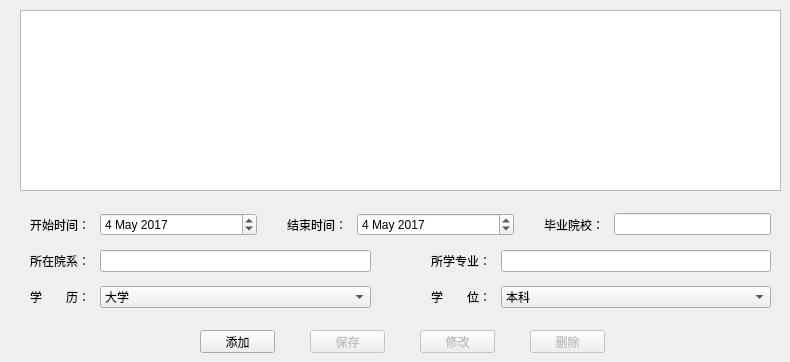
   <widget class="QWidget" name="tab_9">
    <attribute name="title">
     <string>学历教育</string>
    </attribute>
    <widget class="QPushButton" name="btn_academic_add">
     <property name="geometry">
      <rect>
       <x>200</x>
       <y>330</y>
       <width>75</width>
       <height>23</height>
      </rect>
     </property>
     <property name="text">
      <string>添加</string>
     </property>
     <property name="autoDefault">
      <bool>false</bool>
     </property>
    </widget>
    <widget class="QPushButton" name="btn_academic_delete">
     <property name="enabled">
      <bool>false</bool>
     </property>
     <property name="geometry">
      <rect>
       <x>530</x>
       <y>330</y>
       <width>75</width>
       <height>23</height>
      </rect>
     </property>
     <property name="text">
      <string>删除</string>
     </property>
     <property name="autoDefault">
      <bool>false</bool>
     </property>
    </widget>
    <widget class="QWidget" name="verticalLayoutWidget_13">
     <property name="geometry">
      <rect>
       <x>20</x>
       <y>200</y>
       <width>761</width>
       <height>121</height>
      </rect>
     </property>
     <layout class="QVBoxLayout" name="verticalLayout_13">
      <property name="leftMargin">
       <number>10</number>
      </property>
      <property name="topMargin">
       <number>5</number>
      </property>
      <property name="rightMargin">
       <number>10</number>
      </property>
      <property name="bottomMargin">
       <number>5</number>
      </property>
      <item>
       <layout class="QHBoxLayout" name="horizontalLayout_225" stretch="1,1,1">
        <property name="spacing">
         <number>30</number>
        </property>
        <item>
         <layout class="QHBoxLayout" name="horizontalLayout_226" stretch="1,3">
          <property name="spacing">
           <number>10</number>
          </property>
          <item>
           <widget class="QLabel" name="academic_label_begin">
            <property name="text">
             <string>开始时间：</string>
            </property>
            <property name="alignment">
             <set>Qt::AlignRight|Qt::AlignTrailing|Qt::AlignVCenter</set>
            </property>
           </widget>
          </item>
          <item>
           <widget class="QDateEdit" name="academic_date_begin">
            <property name="date">
             <date>
              <year>2017</year>
              <month>5</month>
              <day>4</day>
             </date>
            </property>
           </widget>
          </item>
         </layout>
        </item>
        <item>
         <layout class="QHBoxLayout" name="horizontalLayout_227" stretch="1,3">
          <property name="spacing">
           <number>10</number>
          </property>
          <item>
           <widget class="QLabel" name="academic_label_end">
            <property name="text">
             <string>结束时间：</string>
            </property>
            <property name="alignment">
             <set>Qt::AlignRight|Qt::AlignTrailing|Qt::AlignVCenter</set>
            </property>
           </widget>
          </item>
          <item>
           <widget class="QDateEdit" name="academic_date_end">
            <property name="date">
             <date>
              <year>2017</year>
              <month>5</month>
              <day>4</day>
             </date>
            </property>
           </widget>
          </item>
         </layout>
        </item>
        <item>
         <layout class="QHBoxLayout" name="horizontalLayout_228" stretch="1,3">
          <property name="spacing">
           <number>10</number>
          </property>
          <item>
           <widget class="QLabel" name="academic_label_university">
            <property name="text">
             <string>毕业院校：</string>
            </property>
            <property name="alignment">
             <set>Qt::AlignRight|Qt::AlignTrailing|Qt::AlignVCenter</set>
            </property>
           </widget>
          </item>
          <item>
           <widget class="QLineEdit" name="academic_edit_university">
            <property name="maxLength">
             <number>50</number>
            </property>
           </widget>
          </item>
         </layout>
        </item>
       </layout>
      </item>
      <item>
       <layout class="QHBoxLayout" name="horizontalLayout_229" stretch="1,1">
        <property name="spacing">
         <number>60</number>
        </property>
        <item>
         <layout class="QHBoxLayout" name="horizontalLayout_230" stretch="1,5">
          <property name="spacing">
           <number>10</number>
          </property>
          <item>
           <widget class="QLabel" name="academic_label_department">
            <property name="text">
             <string>所在院系：</string>
            </property>
            <property name="alignment">
             <set>Qt::AlignRight|Qt::AlignTrailing|Qt::AlignVCenter</set>
            </property>
           </widget>
          </item>
          <item>
           <widget class="QLineEdit" name="academic_edit_department">
            <property name="maxLength">
             <number>100</number>
            </property>
           </widget>
          </item>
         </layout>
        </item>
        <item>
         <layout class="QHBoxLayout" name="horizontalLayout_231" stretch="1,5">
          <property name="spacing">
           <number>10</number>
          </property>
          <item>
           <widget class="QLabel" name="academic_label_major">
            <property name="text">
             <string>所学专业：</string>
            </property>
            <property name="alignment">
             <set>Qt::AlignRight|Qt::AlignTrailing|Qt::AlignVCenter</set>
            </property>
           </widget>
          </item>
          <item>
           <widget class="QLineEdit" name="academic_edit_major">
            <property name="maxLength">
             <number>20</number>
            </property>
           </widget>
          </item>
         </layout>
        </item>
       </layout>
      </item>
      <item>
       <layout class="QHBoxLayout" name="horizontalLayout_234" stretch="1,1">
        <property name="spacing">
         <number>60</number>
        </property>
        <item>
         <layout class="QHBoxLayout" name="horizontalLayout_236" stretch="1,5">
          <property name="spacing">
           <number>10</number>
          </property>
          <item>
           <widget class="QLabel" name="academic_label_diploma">
            <property name="text">
             <string>学　　历：</string>
            </property>
            <property name="alignment">
             <set>Qt::AlignRight|Qt::AlignTrailing|Qt::AlignVCenter</set>
            </property>
           </widget>
          </item>
          <item>
           <widget class="QComboBox" name="academic_combo_diploma">
            <item>
             <property name="text">
              <string>大学</string>
             </property>
            </item>
            <item>
             <property name="text">
              <string>研究生</string>
             </property>
            </item>
            <item>
             <property name="text">
              <string>其他</string>
             </property>
            </item>
           </widget>
          </item>
         </layout>
        </item>
        <item>
         <layout class="QHBoxLayout" name="horizontalLayout_237" stretch="1,5">
          <property name="spacing">
           <number>10</number>
          </property>
          <item>
           <widget class="QLabel" name="academic_label_degree">
            <property name="text">
             <string>学　　位：</string>
            </property>
            <property name="alignment">
             <set>Qt::AlignRight|Qt::AlignTrailing|Qt::AlignVCenter</set>
            </property>
           </widget>
          </item>
          <item>
           <widget class="QComboBox" name="academic_combo_degree">
            <item>
             <property name="text">
              <string>本科</string>
             </property>
            </item>
            <item>
             <property name="text">
              <string>硕士</string>
             </property>
            </item>
            <item>
             <property name="text">
              <string>博士</string>
             </property>
            </item>
            <item>
             <property name="text">
              <string>其他</string>
             </property>
            </item>
           </widget>
          </item>
         </layout>
        </item>
       </layout>
      </item>
     </layout>
    </widget>
    <widget class="QPushButton" name="btn_academic_update">
     <property name="enabled">
      <bool>false</bool>
     </property>
     <property name="geometry">
      <rect>
       <x>420</x>
       <y>330</y>
       <width>75</width>
       <height>23</height>
      </rect>
     </property>
     <property name="text">
      <string>修改</string>
     </property>
     <property name="autoDefault">
      <bool>false</bool>
     </property>
    </widget>
    <widget class="QTableView" name="list_academic">
     <property name="geometry">
      <rect>
       <x>20</x>
       <y>10</y>
       <width>761</width>
       <height>181</height>
      </rect>
     </property>
     <property name="editTriggers">
      <set>QAbstractItemView::NoEditTriggers</set>
     </property>
     <property name="selectionMode">
      <enum>QAbstractItemView::SingleSelection</enum>
     </property>
     <property name="selectionBehavior">
      <enum>QAbstractItemView::SelectRows</enum>
     </property>
     <attribute name="horizontalHeaderStretchLastSection">
      <bool>true</bool>
     </attribute>
     <attribute name="verticalHeaderDefaultSectionSize">
      <number>25</number>
     </attribute>
     <attribute name="verticalHeaderMinimumSectionSize">
      <number>15</number>
     </attribute>
    </widget>
    <widget class="QPushButton" name="btn_academic_save">
     <property name="enabled">
      <bool>false</bool>
     </property>
     <property name="geometry">
      <rect>
       <x>310</x>
       <y>330</y>
       <width>75</width>
       <height>23</height>
      </rect>
     </property>
     <property name="text">
      <string>保存</string>
     </property>
     <property name="autoDefault">
      <bool>false</bool>
     </property>
    </widget>
   </widget>
